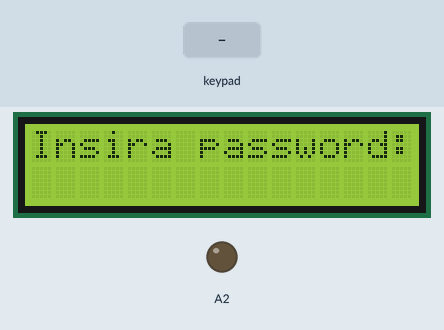
This sketch was run on a simulated Arduino Uno, built with avr-gcc and run on an emulated ATmega328P. On the bench: 16×2 character LCD, output pins drawn as LEDs (lit = HIGH). The inputs (shaded band) are chosen by the test bench. What the sketch prints to the serial monitor is not drawn.

Above: at 1.2 s.
1.3 s: keypad keys # 9 1 6 pressed 0.4 s apart
At 3.8 s:
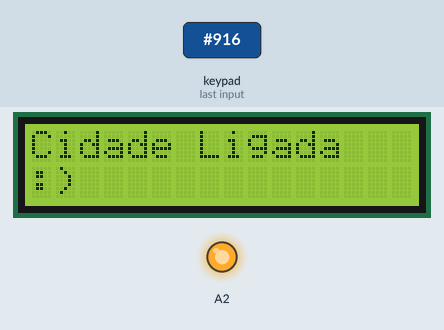
4.5 s: key '*' pressed
At 4.9 s:
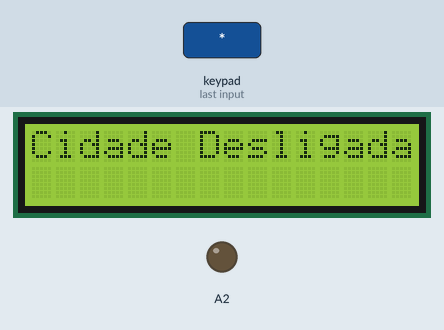
7.5 s: keypad keys 9 8 7 6 * pressed 0.4 s apart
At 10.3 s:
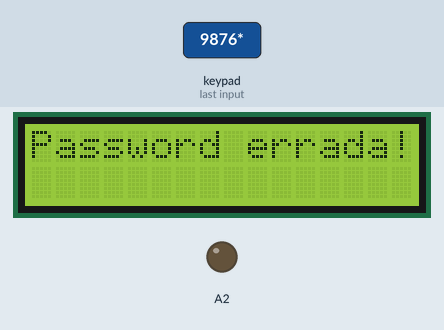
12.5 s: key 'A' pressed
At 13.3 s:
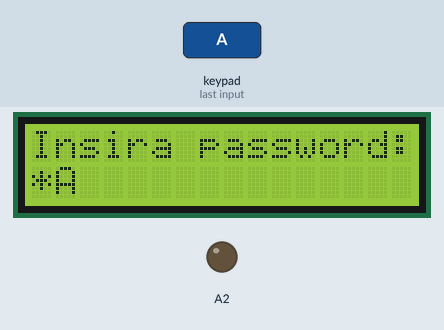
14.0 s: keypad keys # 9 1 6 A pressed 0.4 s apart
At 18.4 s:
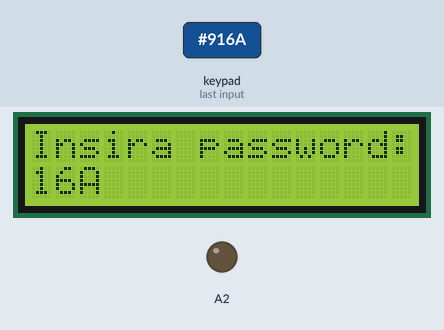
18.7 s: key 'B' pressed
At 19.1 s:
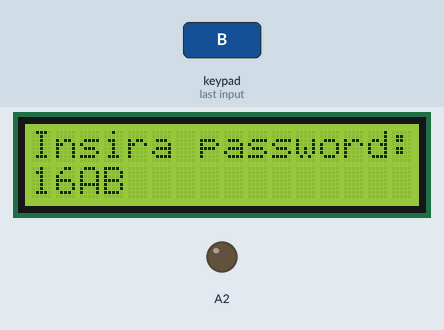
Timing chart, 0 to 21.7 s (numbered marks = the images above; inputs shaded):
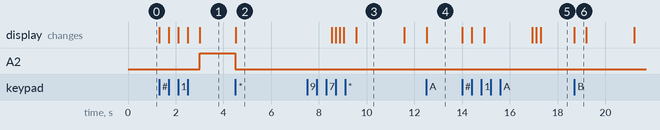

Measured:
- after the input at 1.3 s, A2: LOW → HIGH after 1.7 s; the display: first changes at once (image 1 shows a later state)
- after the input at 4.5 s, A2: HIGH → LOW at once; the display: changes at once (image 2)
- after the input at 7.5 s, the display: first changes after 1.0 s (image 3 shows a later state)
- after the input at 12.5 s, the display: changes at once (image 4)
- after the input at 14.0 s, the display: first changes at once (image 5 shows a later state)
- after the input at 18.7 s, the display: changes at once (image 6)
- what the display in image 3 shows lasts 2.0 s, from 9.6 s to 11.6 s

The sketch:

teste.ino
```cpp
#include <Keypad.h>
#include <LiquidCrystal.h>
#define Password_Lenght 4

LiquidCrystal lcd(A0, A1, 10, 11, 12, 13);

char customKey;

char mestre[Password_Lenght+1] = "#916";

const byte ROWS = 4;
const byte COLS = 4;
char hexaKeys[ROWS][COLS] = {
  {'1', '2', '3', 'A'},
  {'4', '5', '6', 'B'},
  {'7', '8', '9', 'C'},
  {'*', '0', '#', 'D'}
};

byte rowPins[ROWS] = {9, 8, 7, 6};
byte colPins[COLS] = {5, 4, 3, 2};

Keypad myKeypad = Keypad( makeKeymap(hexaKeys), rowPins, colPins, ROWS, COLS);

void setup()
{
  Serial.begin(9600);
  lcd.begin(16, 2);
}

void loop()
{
    lcd.clear();
    char password[Password_Lenght+1] = {};
    int index=0;
    lcd.setCursor(0,0);
    lcd.print("Insira password:");

    while(index<Password_Lenght){
      customKey = myKeypad.getKey();
      if(customKey){
        Serial.println(customKey);
        password[index] = customKey;
        index++;
        lcd.setCursor(0,1);
        lcd.print(password);
      }
    }
    delay(500);
    if(!strcmp(password, mestre)){
      lcd.clear();
      lcd.setCursor(0,0);
      lcd.print("Cidade Ligada");
      lcd.setCursor(0,1);
      lcd.print(":)");
      analogWrite(A2, 250);
      cidade_ligada();
      }
    else{
      lcd.clear();
      lcd.setCursor(0,0);
      lcd.print("Password errada!");
      }
    delay(2000);
    Serial.println(strlen(password));
    Serial.println(password);
}


void cidade_ligada(){
  int i = 0;
  while(i != 1){
    customKey = myKeypad.getKey();
    if(customKey == '*'){
      i = 1;
    }
  }
  analogWrite(A2, 0);
  lcd.clear();
  lcd.setCursor(0,0);
  lcd.print("Cidade Desligada");
  delay(2000);
}
```
